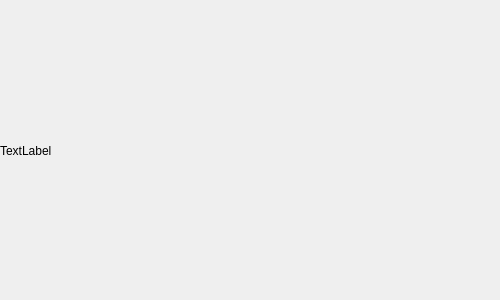
<?xml version="1.0" encoding="UTF-8"?>
<ui version="4.0">
 <class>DonateDialog</class>
 <widget class="QDialog" name="DonateDialog">
  <property name="geometry">
   <rect>
    <x>0</x>
    <y>0</y>
    <width>500</width>
    <height>300</height>
   </rect>
  </property>
  <property name="windowTitle">
   <string>How To Donate</string>
  </property>
  <widget class="QWidget" name="verticalLayoutWidget">
   <property name="geometry">
    <rect>
     <x>0</x>
     <y>0</y>
     <width>501</width>
     <height>301</height>
    </rect>
   </property>
   <layout class="QVBoxLayout" name="verticalLayout">
    <item>
     <widget class="QLabel" name="label">
      <property name="whatsThis">
       <string notr="true"/>
      </property>
      <property name="text">
       <string>TextLabel</string>
      </property>
     </widget>
    </item>
   </layout>
  </widget>
 </widget>
 <resources/>
 <connections/>
</ui>
